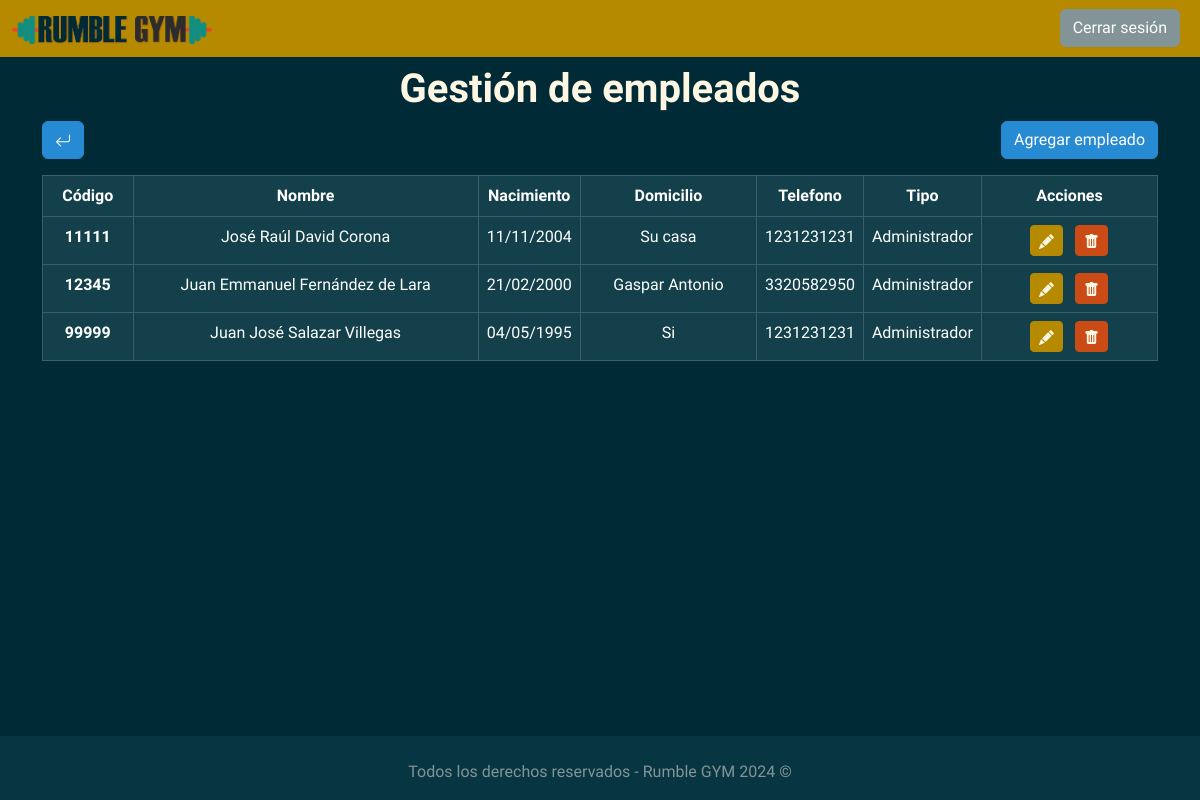
The page /index.php?c=empleado (signed in) on the database its author committed.
### tables this page shows
CREATE TABLE `empleados` (
  `id_empleado` int(11) NOT NULL,
  `password` varchar(60) NOT NULL,
  `nombre` varchar(45) NOT NULL,
  `apellido_p` varchar(45) NOT NULL,
  `apellido_m` varchar(45) NOT NULL,
  `fecha_nac` varchar(45) NOT NULL,
  `domicilio` varchar(150) NOT NULL,
  `telefono` varchar(10) NOT NULL,
  `tipo` int(11) NOT NULL
);

### controllers/Empleado.php (called while the page is built, shortened)
<?php
class EmpleadoController{
  private $empleadoModel;
  public function __construct(){
    require_once('models/M_empleado.php');
    $this->empleadoModel = new EmpleadoModel();
  }
  public function index(){
    $empleados = $this->empleadoModel->getAll();
    require_once('views/empleado/V_inicioEmpleados.php');
  }
}
?>

### config/db/db.php (called while the page is built)
<?php
class Conectar{
  public static function conexion(){
    $host = "localhost";
    $user = "root";
    $pass = "";
    $db = "rumble_gym";
    $conexion = new mysqli($host, $user, $pass, $db);
    $conexion->query("SET NAMES 'utf8'");
    return $conexion;
  }
}
?>

### models/M_empleado.php (called while the page is built, shortened)
<?php
class EmpleadoModel{
  private $db;
  private $lista;
  public function __construct(){
    $this->db = Conectar::conexion();
    $this->lista = array();
  }
  public function getAll(){
    $query = $this->db->query("SELECT * FROM empleados ORDER BY id_empleado ASC");
    while($row = $query->fetch_assoc()) {
      $this->lista[] = $row;
    }
    return $this->lista;
  }
}
?>

### views/empleado/V_inicioEmpleados.php (the view, shortened to what this page needs)
<?php require_once 'includes/header.php';
require_once 'includes/navLogueado.php';
?>
<main>
  <div class="container">
    <h1 class="text-light text-center mt-2"><strong>Gestión de empleados</strong></h1>
    <div class="d-flex justify-content-between mb-3">
      <a href="index.php" class="btn btn-info">
      </a>
      <a href="index.php?c=empleado&a=nuevo" class="btn btn-info">Agregar empleado</a>
    </div>
    <table class="table table-dark table-striped table-bordered table-hover text-center">
      <thead>
        <tr>
          <th scope="col" class="col-1">Código</th>
          <th scope="col" class="col-4">Nombre</th>
          <th scope="col" class="col-1">Nacimiento</th>
          <th scope="col" class="col-2">Domicilio</th>
          <th scope="col" class="col-1">Telefono</th>
          <th scope="col" class="col-1">Tipo</th>
          <th scope="col" class="col-2">Acciones</th>
        </tr>
      </thead>
      <tbody>
        <?php foreach ($empleados as $empleado) : ?>
          <tr class="table-default">
            <th scope="row"><?php echo $empleado['id_empleado']; ?></th>
            <td><?php echo $empleado['nombre'] . ' ' . $empleado['apellido_p'] . ' ' . $empleado['apellido_m']; ?></td>
            <td><?php echo date('d/m/Y', strtotime($empleado['fecha_nac'])); ?></td>
            <td><?php echo $empleado['domicilio']; ?></td>
            <td><?php echo $empleado['telefono']; ?></td>
            <td>
              <?php
                if($empleado['tipo'] == '1'){
                  echo 'Administrador';
                } else if($empleado['tipo'] == '2'){
                  echo 'Recepcionista';
                } else {
                  echo 'Entrenador';
                }
              ?>
            </td>
            <td>
              <a class="btn btn-primary btn-sm me-2 text-light" href="index.php?c=empleado&a=editar&id=<?php echo $empleado['id_empleado']; ?>">
              </a>
              <a class="btn btn-warning btn-sm text-light" href="index.php?c=empleado&a=eliminar&id=<?php echo $empleado['id_empleado']; ?>">
              </a>
            </td>
          </tr>
        <?php endforeach; ?>
      </tbody>
    </table>
  </div>
</main>
<?php require_once 'includes/footer.php' ?>

### src/css/styles.css (style rules this page uses)
html { box-sizing: border-box; }
*, *:before, *:after { box-sizing: inherit; }
body { position: relative; padding-bottom: 4em; min-height: 100vh; }
a { text-decoration: none; }

### rows shown on the page
empleados: id_empleado "11111", nombre "José Raúl", apellido_p "David", apellido_m "Corona", fecha_nac "11/11/2004", domicilio "Su casa", telefono "1231231231", tipo "Administrador"
empleados: id_empleado "12345", nombre "Juan Emmanuel", apellido_p "Fernández", apellido_m "de Lara", fecha_nac "21/02/2000", domicilio "Gaspar Antonio", telefono "3320582950", tipo "Administrador"
empleados: id_empleado "99999", nombre "Juan José", apellido_p "Salazar", apellido_m "Villegas", fecha_nac "04/05/1995", domicilio "Si", telefono "1231231231", tipo "Administrador"
